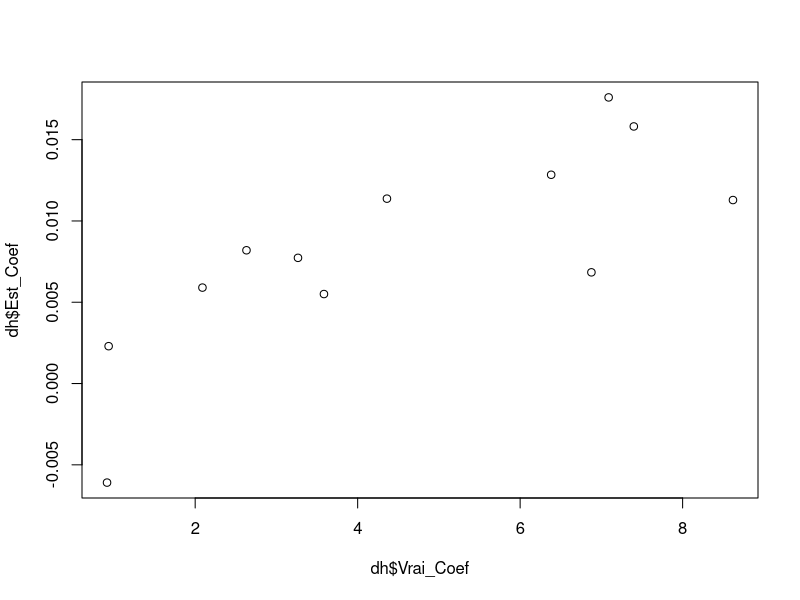

This chart was generated by the following R code:
set.seed(42) 

#libraires
library(survival)
library(tidyverse)

sim_data <- function(n, p, censor_rate) {
  
  # Gén Covar
  covariates <- as.data.frame(matrix(rnorm(n * p, mean = 0, sd = 5 ), nrow = n, ncol = p))
  colnames(covariates) <- paste0("Var", 1:p)
  
  # Gén coef avec zero
  beta <- runif(p, min = -10, max = 10)
  beta[sample(seq_along(beta), ceiling(0.8 * p))] <- 0
  
  # Calcul effet covar
  effet_indi <- as.matrix(covariates) %*% beta
  
  # Gen de survie par terrible
  lambda <- 0.1  
  #survival_times <- -log(runif(n, min = 0, max = 1))/(lambda*effet_indi)

    # Construction du dataset final
  dataset <- data.frame(
    covariates
  )
  dataset = dataset %>%
    mutate(
      effet_indi = effet_indi,
      effet_indi = ifelse(effet_indi < 1,1,effet_indi ),
      u = runif(n, min = 0, max = 1),
      survival_times = -log(u)/(lambda*effet_indi),
      censure_adm = ifelse(is.infinite(survival_times), 1, 0),
      censure = ifelse(runif(nrow(dataset),min = 0, max = 1)<censor_rate  | censure_adm == 1,1,0),
      time = ifelse(censure == 1, runif(nrow(dataset),min = 0, max = max(survival_times)/2),survival_times)
           )
  print(paste("Les coef sont:", toString(round(beta,3))))
  
  return(list(data = dataset, coef = beta))
}
simulation = sim_data(n = 5000, p = 100, censor_rate = 0.3)
df <- simulation$data %>%
  select(-c("effet_indi","u","survival_times","censure_adm"))

# modèle de Cox
cox_model <- coxph(Surv(time, censure) ~ ., data = df)
#summary(cox_model)


#Comparaison
dg = tibble(simulation$coef,cox_model$coefficients,as.vector(summary(cox_model)$coefficients[,5]))
colnames(dg) = c("Vrai_Coef","Est_Coef","p-value")

dh = dg %>%
  filter(Vrai_Coef > 0)

plot(dh$Vrai_Coef,dh$Est_Coef)

